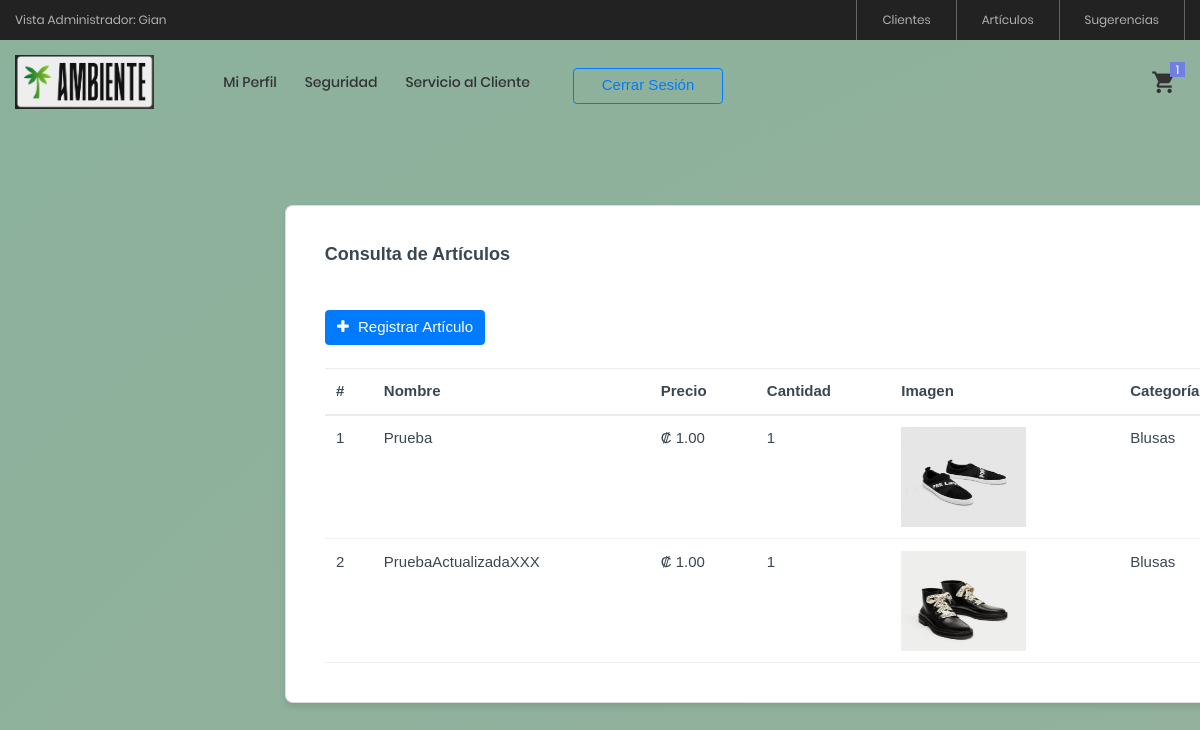
The app's page /View/Articulos/ConsultarArticulos.php (signed in), older data.
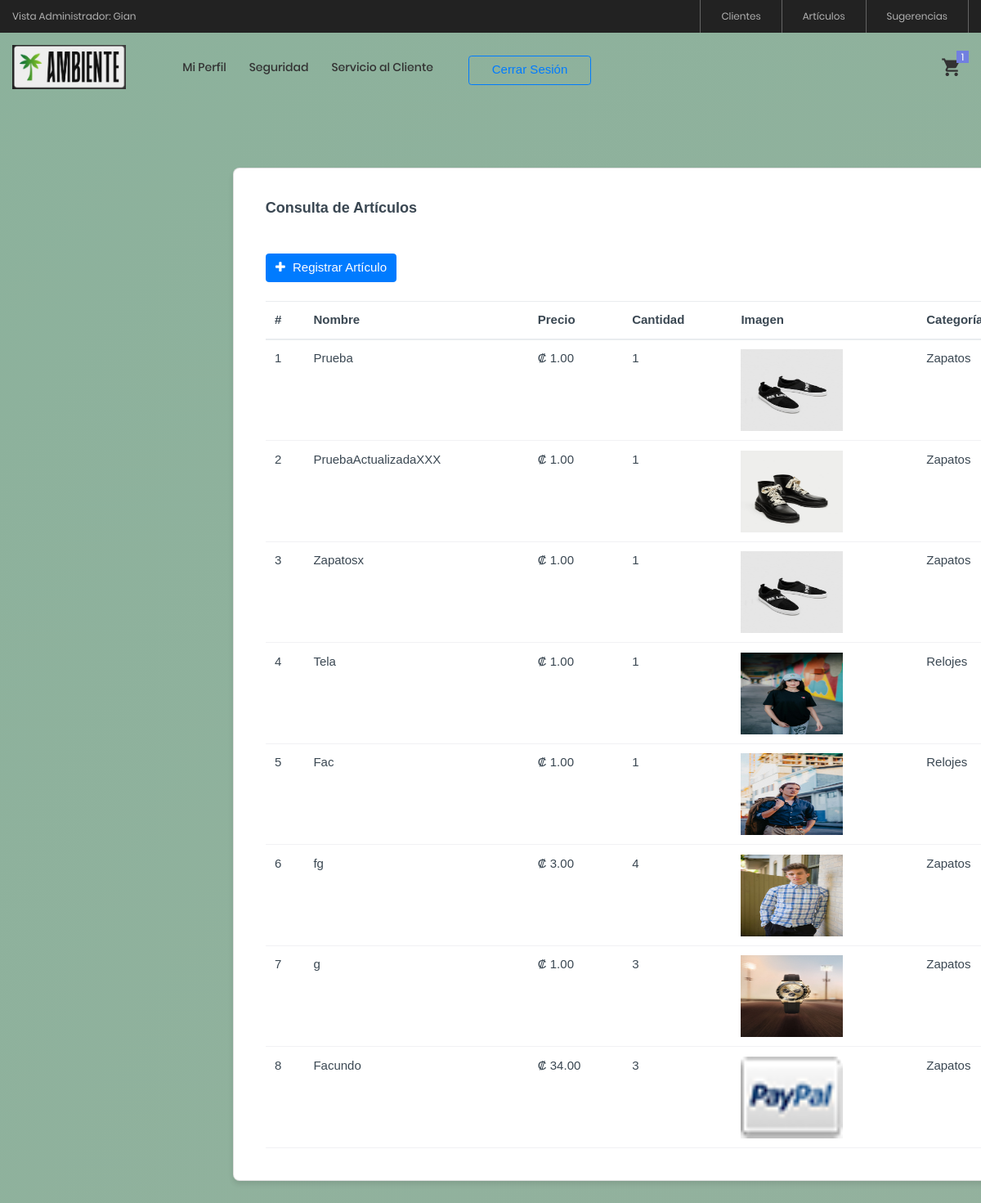
The same page, newer data.
### tables this page shows
CREATE TABLE `articulos` (
  `articuloID` int(11) NOT NULL AUTO_INCREMENT,
  `nombre` varchar(100) NOT NULL,
  `precio` decimal(10,2) NOT NULL,
  `cantidad` int(11) NOT NULL,
  `imagen` varchar(1000) NOT NULL,
  `categoriaID` int(11) NOT NULL,
  PRIMARY KEY (`articuloID`),
  KEY `categoriaID` (`categoriaID`),
  CONSTRAINT `articulos_ibfk_1` FOREIGN KEY (`categoriaID`) REFERENCES `categorias` (`categoriaID`)
);

CREATE TABLE `categorias` (
  `categoriaID` int(11) NOT NULL AUTO_INCREMENT,
  `nombre` varchar(50) NOT NULL,
  PRIMARY KEY (`categoriaID`)
);

### Model/ArticulosModel.php (called while the page is built, shortened)
<?php
function ConsultarArticulosModel()
{
    try
    {
        $enlace = AbrirBD();
        $sentencia = "CALL ConsultarArticulos()";
        $resultado = $enlace -> query($sentencia);
        return $resultado;
    }
    catch(Exception $ex)
    {
        return null;
    }
}
?>

### Controller/ArticulosController.php (called while the page is built, shortened)
<?php
include_once $_SERVER["DOCUMENT_ROOT"] . '/ProyectoAmbienteWeb/Model/ArticulosModel.php';
function ConsultarArticulos()
{
    return ConsultarArticulosModel();
}
?>

### View/Articulos/ConsultarArticulos.php (the view, shortened to what this page needs)
<?php
    include_once $_SERVER["DOCUMENT_ROOT"] . '/ProyectoAmbienteWeb/View/layout.php';
    include_once $_SERVER["DOCUMENT_ROOT"] . '/ProyectoAmbienteWeb/Controller/ArticulosController.php';
?>
<!doctype html>
<html lang="en">
<body class="page-wrapper radial-gradient">
    <div id="main-wrapper" data-layout="vertical" data-navbarbg="skin6" data-sidebartype="full"
        data-sidebar-position="fixed" data-header-position="fixed">
        <div class="body-wrapper">
            <div class="container-fluid">
                <div class="row">
                    <div id="consultas" class="card">
                        <div class="card-body">
                            <h5 class="card-title fw-semibold mb-4">Consulta de Artículos</h5>
                            <br/>
                            <a href="RegistrarArticulos.php" class="btn btn-primary">
                                <i class="fa fa-plus" style="margin-right:5px;"></i>
                                Registrar Artículo
                            </a>
                            <br />
                            <br />
                            <div class="table-responsive">
                                <table id="example" class="table text-nowrap align-middle mb-0">
                                    <thead>
                                        <tr class="border-2 border-bottom border-primary border-0">
                                            <th scope="col">#</th>
                                            <th scope="col">Nombre</th>
                                            <th scope="col">Precio</th>
                                            <th scope="col">Cantidad</th>
                                            <th scope="col">Imagen</th>
                                            <th scope="col">Categoría</th>
                                        </tr>
                                    </thead>
                                    <tbody class="table-group-divider">
                                        <?php
                                            $datos = ConsultarArticulos();
                                            While($fila = mysqli_fetch_array($datos))
                                            {
                                                echo "<tr>";
                                                echo "<td>" . $fila["articuloID"] . "</td>";
                                                echo "<td>" . $fila["nombre"] . "</td>";
                                                echo "<td>₡ " . number_format($fila["precio"],2) . "</td>";
                                                echo "<td>" . $fila["cantidad"] . "</td>";
                                                echo "<td><img width='125' height='100' src='" . $fila["imagen"] . "' alt='Imagen'></img></td>";
                                                echo "<td>" . $fila["nombreCategoria"] . "</td>";
                                                echo "</tr>";
                                            }
                                        ?>
                                    </tbody>
                                </table>
                            </div>
                        </div>
                    </div>
                </div>
            </div>
        </div>
    </div>
</body>
</html>

Row changes from the older to the newer data that the page shows:
changed through a linked row, articulos "Prueba": categoriaID.nombre "Blusas" → "Zapatos"
changed through a linked row, articulos "PruebaActualizadaXXX": categoriaID.nombre "Blusas" → "Zapatos"
added articulos: articuloID "3", nombre "Zapatosx", precio "1.00", cantidad "1", imagen (picture), categoriaID.nombre "Zapatos"
added articulos: articuloID "4", nombre "Tela", precio "1.00", cantidad "1", imagen (picture), categoriaID.nombre "Relojes"
added articulos: articuloID "5", nombre "Fac", precio "1.00", cantidad "1", imagen (picture), categoriaID.nombre "Relojes"
added articulos: articuloID "6", nombre "fg", precio "3.00", cantidad "4", imagen (picture), categoriaID.nombre "Zapatos"
added articulos: articuloID "7", nombre "g", precio "1.00", cantidad "3", imagen (picture), categoriaID.nombre "Zapatos"
added articulos: articuloID "8", nombre "Facundo", precio "34.00", cantidad "3", imagen (picture), categoriaID.nombre "Zapatos"
